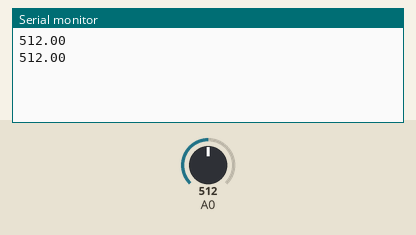
This sketch was run on a simulated ESP8266 (NodeMCU). Parts: the last lines printed to the serial monitor. Inputs (shaded band) come from the test bench; at power-on: A0 = 512.

Above: at 1.8 s.
1.9 s: A0 set to 716
At 2.8 s:
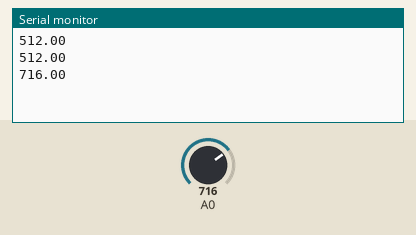
3.4 s: A0 set to 900
At 4.4 s:
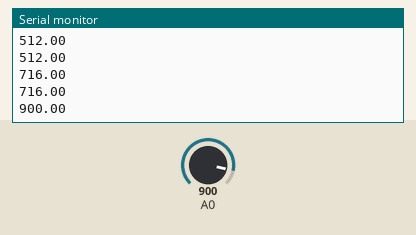
Timing chart, 0 to 6.4 s (numbered marks = the images above; inputs shaded):
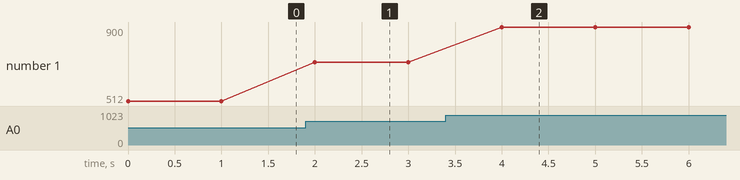

Measured:
- after the input at 1.9 s, the serial monitor: prints a new line after 0.10 s (image 1)
- after the input at 3.4 s, the serial monitor: prints a new line after 0.60 s (image 2)
- plotted number 1: 512 → 716 after the input at 1.9 s, 716 → 900 after the input at 3.4 s

The sketch:

Node_Moist.ino
```cpp
#include <ESP8266WiFi.h>
//#include <OneWire.h>
//#include <DallasTemperature.h>

 /*
  Created by Igor Jarc
 See http://iot-playground.com for details
 Please use community fourum on website do not contact author directly

 Code based on https://github.com/DennisSc/easyIoT-ESPduino/blob/master/sketches/ds18b20.ino

 External libraries:
 - https://github.com/adamvr/arduino-base64
 - https://github.com/milesburton/Arduino-Temperature-Control-Library

 This program is free software; you can redistribute it and/or
 modify it under the terms of the GNU General Public License
 version 2 as published by the Free Software Foundation.
 */


void setup() {
  Serial.begin(115200);
}

void loop() {
  // read the input on analog pin 0:
  float moist = analogRead(A0);
  // print out the value you read:
  Serial.println(moist);
  delay(1000);        // delay in between reads for stability

}
```
